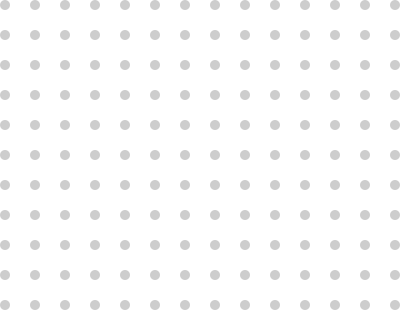
Frame 1 (no input)
Frame 60 (the mouse pressed at the canvas centre just before this capture): identical to frame 1, image omitted
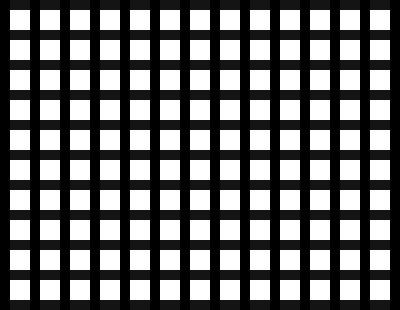
Frame 120 (the mouse held since frame 60 and released just before this capture)

The Processing sketch that drew these frames (run headless with seeded random() and noise(); from frame 60 on, the mouse is pressed at the canvas centre):

// Processing sketch: processing_30887
// ── processing_30887.pde

void setup (){
  size (400, 310);
  smooth();
}

void draw (){
  
  background (255);


if (mousePressed) {
 
     noStroke ();   
  
    for (int i=0; i <= width; i=i+30){
      fill (0);
      rect (i, 0, 10, height);
      
 
  }
 
  for (int i=0; i <= width; i=i+30){
     
      for (int j=0; j <= 100; j=j+10){
      fill (0, 0, 0, j);
      rect (0, i, width, 10);
      } 
  }
  
  
}else{

    noStroke();
    fill (0,0,0,50);
    for (int i=5; i <= width; i=i+30){
    for (int j=5; j <= width; j=j+30){
     ellipse (i, j, 10, 10); 
    }
  }
}

}
